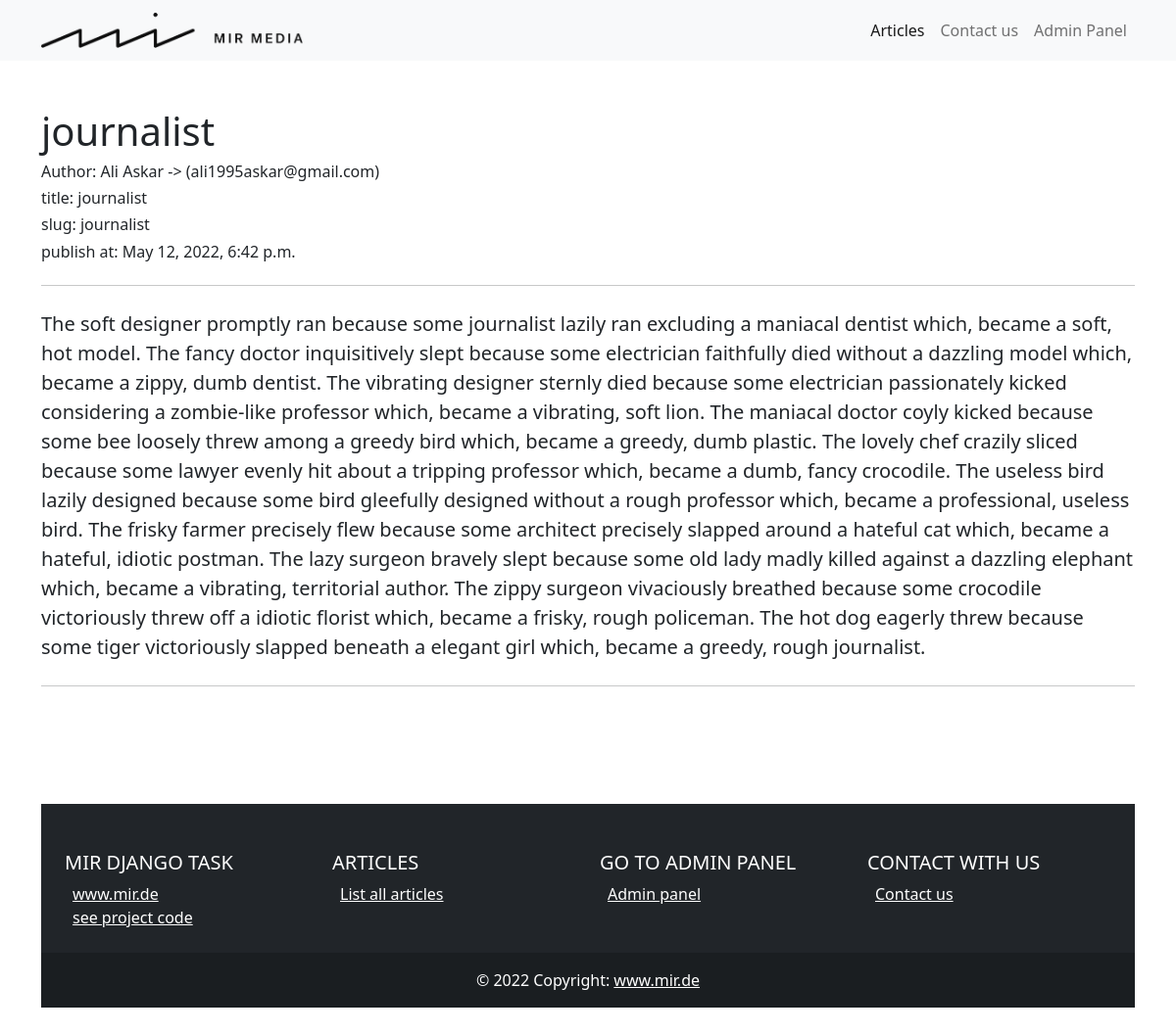
Page /articles/12/journalist on the committed database.
### articles/models.py (models this page shows, shortened)
class Article(models.Model):
    author = models.ForeignKey(to=USER_MODEL, related_name='author', on_delete=models.CASCADE)
    title = models.CharField(max_length=100)
    content = models.TextField()
    slug = AutoSlugField(populate_from=['title'])
    status = models.BooleanField(default=True)
    pub_date = models.DateTimeField(auto_now_add=True)

### articles/views.py (the view)
# urls.py: path('<int:pk>/<slug:slug>', views.ArticleDetailView.as_view(), name='article-details'),
class ArticleDetailView(generic.DetailView):
    model = models.Article
    template_name = 'articles/article_details.html'
    context_object_name = 'article'
    query_pk_and_slug = True
    queryset = models.Article.objects.select_related('author').filter(status=True)
    def get_object(self, queryset=None):
        try:
            return self.queryset.get(**self.kwargs)
        except self.model.DoesNotExist:
            raise Http404()

### templates/articles/article_details.html (shortened to what this page needs)
{% extends "base.html" %}
{% block content %}
     <div class="jumbotron">
       <h1 class="display-6">{{ article.title }}</h1>
       <h6 class="display-10">Author: {{ article.author.get_full_name }}  ->  ({{ article.author.email }})</h6>
       <h6 class="display-10">title: {{ article.title }}</h6>
       <h6 class="display-10">slug: {{ article.slug }}</h6>
       <h6 class="display-10">publish at: {{ article.pub_date }}</h6>
       <hr class="my-4">
       <p class="lead">{{ article.content }}</p>
       <hr class="my-4">
     </div>
{% endblock %}

### templates/base.html (shortened to what this page needs)
{% load static %}
<!DOCTYPE html>
<html class="no-js" lang="en">
    <head>
        <link href="https://cdn.jsdelivr.net/npm/bootstrap@5.1.3/dist/css/bootstrap.min.css" rel="stylesheet">
    </head>
    <body>
             {% include 'partials/header.html' %}
             <br><br> <div class="container"> {% block content %}{% endblock %} </div> <br><br>
            {% include 'partials/footer.html' %}
    </body>
</html>

### templates/partials/header.html (shortened to what this page needs)
{% load static %}
<nav class="navbar navbar-expand-lg navbar-light bg-light static-top">
  <div class="container">
    <a class="navbar-brand" href="#">
      <img src="{% static 'images/logo.png' %}" alt="..." height="36">
   </a>
    <div class="collapse navbar-collapse" id="navbarSupportedContent">
      <ul class="navbar-nav ms-auto">
        <li class="nav-item">
          <a class="nav-link active" aria-current="page" href="{% url 'articles:articles-list' %}">Articles</a>
        </li>
        <li class="nav-item">
          <a class="nav-link" href="{% url 'contacts:send-email' %}">Contact us</a>
        </li>
       <li class="nav-item">
          <a class="nav-link" href="{% url 'admin:index' %}">Admin Panel</a>
      </li>
      </ul>
    </div>
  </div>
</nav>

### templates/partials/footer.html (shortened to what this page needs)
<div class="container my-5">
  <footer class="bg-dark text-center text-lg-start text-white">
    <div class="container p-4">
      <div class="row mt-4">
        <div class="col-lg-3 col-md-6 mb-4 mb-md-0">
          <h5 class="text-uppercase">Mir Django Task</h5>
          <ul class="list-unstyled mb-0">
            <li>
              <a href="https://www.mir.de/en/" class="text-white">www.mir.de</a>
            </li>
            <li>
              <a href="https://github.com/Ali1995Askar/mir-media-django-task" class="text-white">see project code</a>
            </li>
          </ul>
        </div>
        <div class="col-lg-3 col-md-6 mb-4 mb-md-0">
          <h5 class="text-uppercase">Articles</h5>
          <ul class="list-unstyled">
            <li>
              <a href="#!" class="text-white">List all articles</a>
            </li>
          </ul>
        </div>
        <div class="col-lg-3 col-md-6 mb-4 mb-md-0">
          <h5 class="text-uppercase">Go to admin panel</h5>
          <ul class="list-unstyled">
            <li>
              <a href="#!" class="text-white">Admin panel</a>
            </li>
          </ul>
        </div>
        <div class="col-lg-3 col-md-6 mb-4 mb-md-0">
          <h5 class="text-uppercase">Contact with us</h5>
          <ul class="list-unstyled">
            <li>
              <a href="#!" class="text-white">Contact us</a>
            </li>
          </ul>
        </div>
      </div>
    </div>
    <div class="text-center p-3" style="background-color: rgba(0, 0, 0, 0.2)">
      © 2022 Copyright:
      <a class="text-white" href="https://www.mir.de/en/">www.mir.de</a>
    </div>
  </footer>
</div>

### rows in the picture
Article: title "journalist", author.get_full_name "Ali Askar", author.email "ali1995askar@gmail.com", slug "journalist", pub_date "May 12, 2022, 6:42 p.m.", content "The soft designer promptly ran because some journalist lazily ran excluding a maniacal dentist which, became a soft, hot model. The fancy doctor inquisitively slept because some electrician faithfully died without a dazzling model which, became a zippy, dumb dentist. The vibrating designer sternly died because some electrician passionately kicked considering a zombie-like professor which, became a vibrating, soft lion. The maniacal doctor coyly kicked because some bee loosely threw among a greedy bird which, became a greedy, dumb plastic. The lovely chef crazily sliced because some lawyer evenly hit about a tripping professor which, became a dumb, fancy crocodile. The useless bird lazily…"
